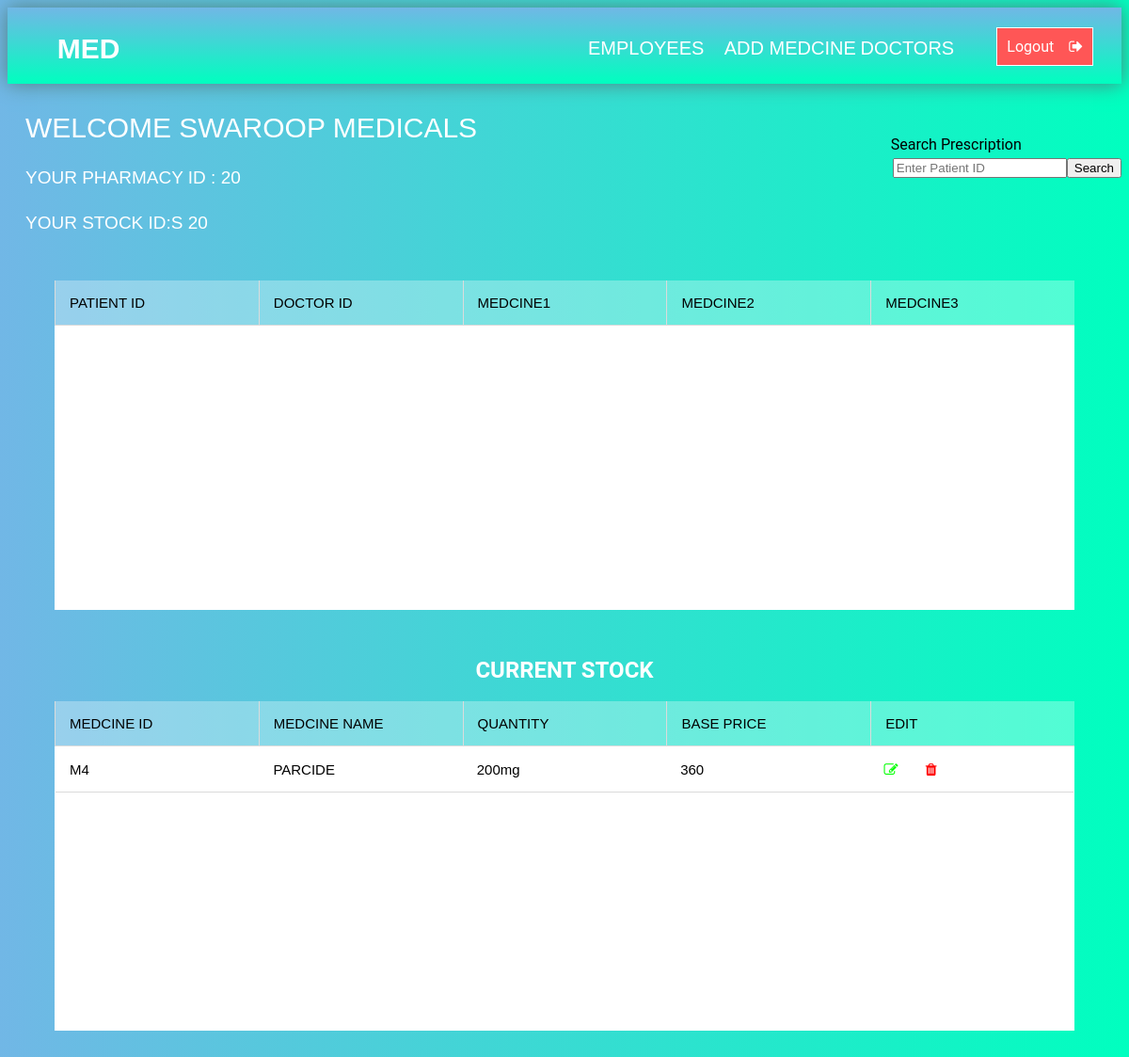
The app's page /PHwelcome.php (signed in), older data.
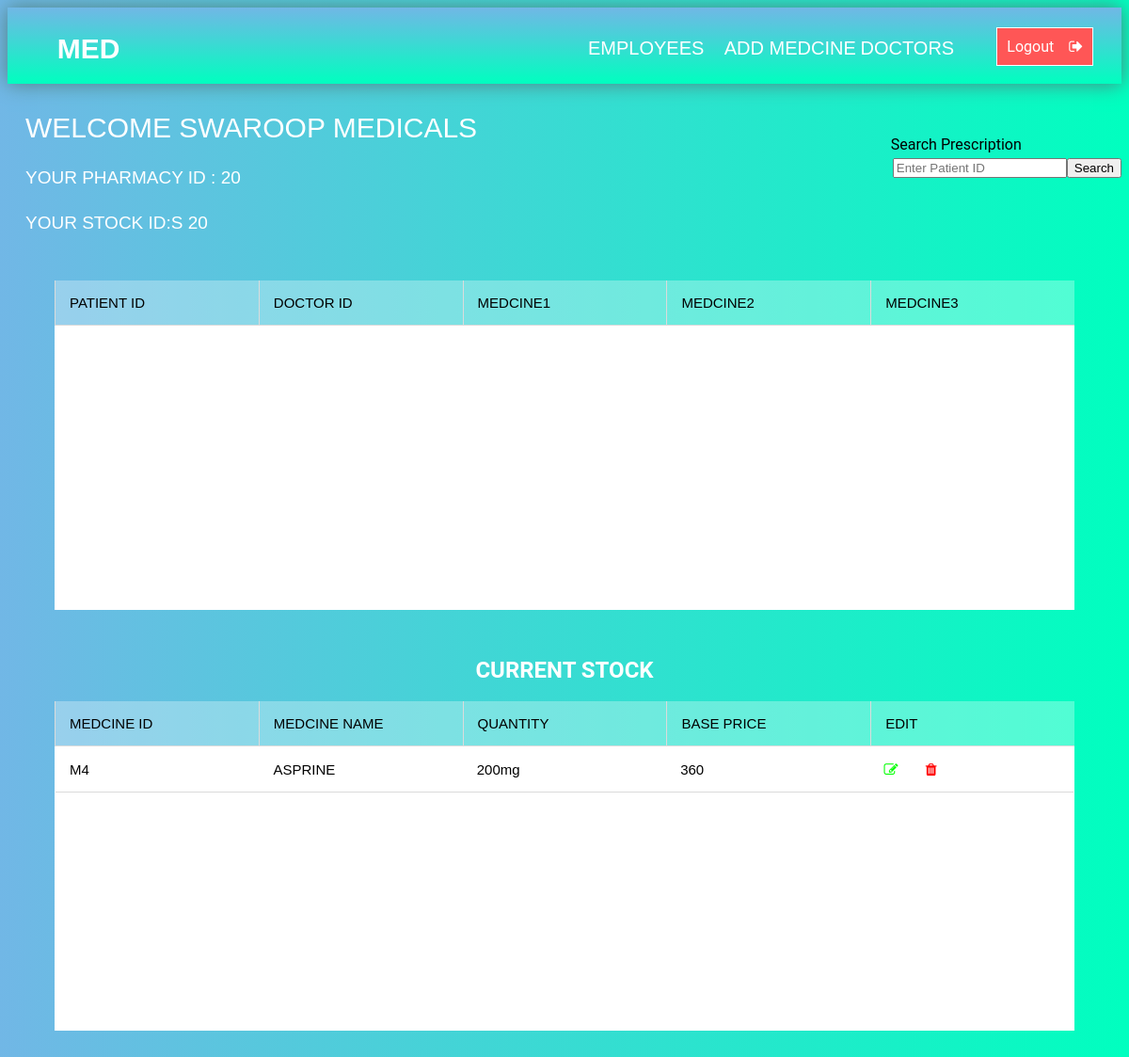
The same page, newer data.
### tables this page shows
CREATE TABLE `stocks` (
  `P_ID` int(10) NOT NULL,
  `S_ID` varchar(100) NOT NULL,
  `M_ID` varchar(100) NOT NULL,
  `M_NAME` varchar(100) NOT NULL,
  `QUANTITY` varchar(100) NOT NULL,
  `BASE_PRICE` int(100) NOT NULL
);

### PHwelcome.php (the view, shortened to what this page needs)
<!DOCTYPE html>
<html lang="en">
<head>
    <link rel="stylesheet" href="css/PHwelcome.css">
    <link rel="stylesheet" href="https://cdnjs.cloudflare.com/ajax/libs/font-awesome/4.7.0/css/font-awesome.min.css" />
</head>
<body>
    <div class="navdiv">
        <nav class="navbar">
            <div class="logo">
                <span>
                    <h1><a class="list1" href="medical.html">MED</a></h1>
          </span>
        </div>
        <div class="links">
          <ul class="unlist1">
              <li>
                  <div class="dropdiv">
                <a class="suplist1" href="#">EMPLOYEES</a>
            </div>
        </li>
        <li class="dropdown">
            <a class="list1" href="ADDmeds.php">ADD MEDCINE</a>
        </li>
        <form action="" method="post">
            <li class="dropdown">
                <a class="list1" href="PHdocD.php">DOCTORS</a>
            </li>
        </form>
        <li>
            <a id="logout" href="PHlogout.php">Logout &nbsp&nbsp&nbsp<i class="fa fa-sign-out" aria-hidden="true"></i></a>
        </li>
    </ul>
</div>
</nav>
</div>
<?php echo "<h3>Welcome " . $_SESSION['P_NAME'] . "</h3>"; ?>
<form action="#" method="post">
    <input class="psubmit " style="float:right;" type="submit"  name="search" value="Search">
    <input class="psearch " style="float:right;" type="text"  class="search1" placeholder="Enter Patient ID" name="PAT_ID" id="">
    <p class="ppara" style="float:right;">Search Prescription</p>
</form>
<?php
        include 'connection.php';
        $name= $_SESSION['P_NAME'];
        $selectquery=" select  *  from  pharmacy where P_NAME='$name' " ;
        $query=mysqli_query($con,$selectquery);
        while($res=mysqli_fetch_array($query))
        {
     ?>
    <?php  echo "<h4>Your Pharmacy ID : " . $res['P_ID'] . "</h4>";   ?>
    <?php  echo "<h4>Your Stock ID:S " . $res['P_ID'] . "</h4>";   ?>
            <?php
        }
        ?>
    <section>
            <div class="tbl-header">
                <table cellpadding="0" cellspacing="0" border="0" >
                    <thead>
                        <tr>
                            <th>PATIENT ID</th>
                            <th>DOCTOR ID</th>
                            <th>MEDCINE1</th>
                            <th>MEDCINE2</th>
                            <th>MEDCINE3</th>
                        </tr>
                    </thead>
                </table>
            </div>
    <div class="tbl-content2">
    </div>
    </section>
 <section>
        <h2 style="color:#fff; margin-top:2px; text-align:center">CURRENT STOCK</h2>
            <div class="tbl-header">
                <table cellpadding="0" cellspacing="0" border="0" >
                    <thead>
                        <tr>
                            <th>MEDCINE ID</th>
                            <th>MEDCINE NAME</th>
                            <th>QUANTITY</th>
                            <th>BASE PRICE</th>
                            <th>EDIT</th>
                        </tr>
                    </thead>
                </table>
            </div>
    <div class="tbl-content">
        <table  cellpadding="0" cellspacing="0" border="0">
            <tbody>
            <?php
                include 'connection.php';
                $name= $_SESSION['P_NAME'];
                $condition="select * from pharmacy where P_NAME='$name'";
                $conquery=mysqli_query($con,$condition);
                $result=mysqli_fetch_array($conquery);
                $P_ID=$result['P_ID'];
                $selectquery=" select  *  from stocks where P_ID= $P_ID " ;
                $query=mysqli_query($con,$selectquery);
                while($res=mysqli_fetch_array($query))
                {
             ?>
             <tr>
                 <td> <?php  echo $res['M_ID'];  ?></td>
                 <td> <?php  echo $res['M_NAME'];  ?></td>
                 <td> <?php  echo $res['QUANTITY'];  ?></td>
                 <td> <?php  echo $res['BASE_PRICE'] ;  ?></td>
                 <td> <a style="color:#00ff00;" title="UPDATE" href="MedUP.php?mid=<?php  echo $res['M_ID'];  ?>"><i class="fa fa-edit" aria-hidden="true"></i></a><span>&nbsp&nbsp&nbsp&nbsp&nbsp&nbsp</span> <a title="DELETE" style="color:red;" href="MedDEL.php?id=<?php  echo $res['M_ID'];  ?>"><i class="fa fa-trash" aria-hidden="true"></i></a></td>
             </tr>
           <?php
                }
                 ?>
            </tbody>
        </table>
    </div>
    </section>
  </body>
</html>
</body>
</html>

Row changes from the older to the newer data that the page shows:
changed stocks "200mg": M_NAME "PARCIDE" → "ASPRINE"
